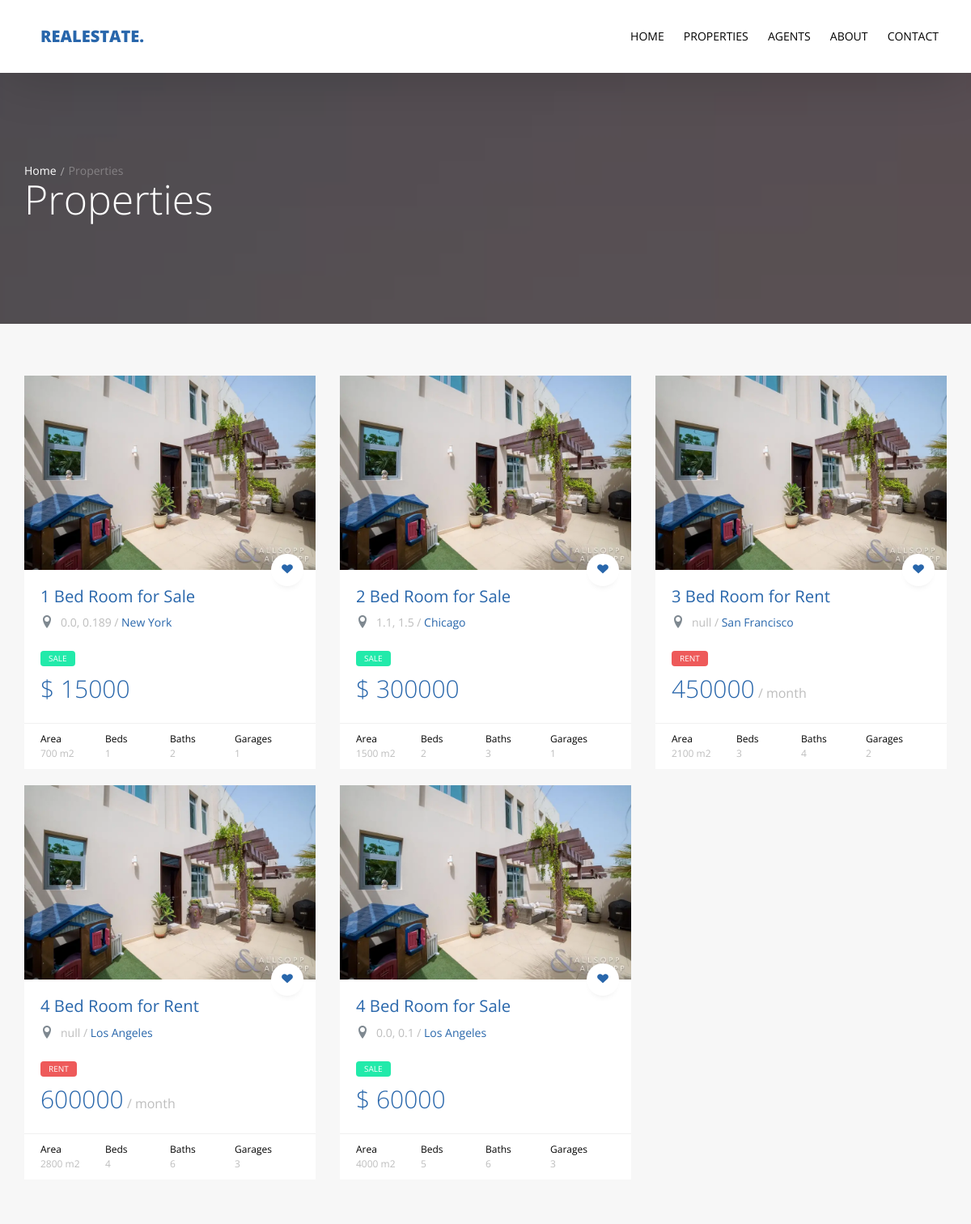
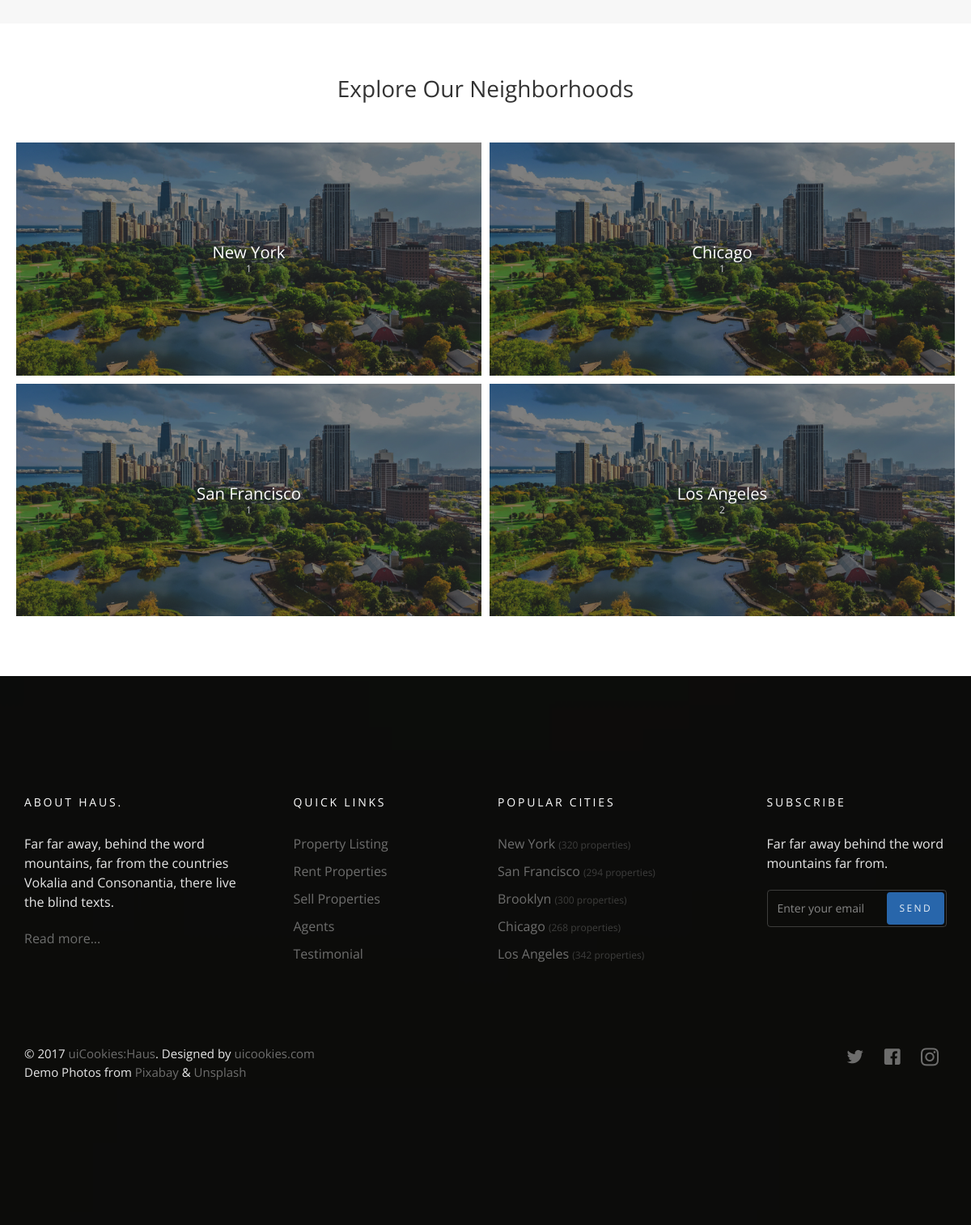
Page /properties/ on the committed database (2 pictures, top to bottom).
### properties/models.py (models this page shows)
class Property(models.Model):
    name = models.CharField(max_length=150)
    location = models.CharField(max_length=50, null=True, default="null")
    state = models.ForeignKey('States', null=True, on_delete=models.SET_NULL)
    type = models.CharField(choices=pr_type, max_length=50)
    price = models.PositiveIntegerField()
    area = models.PositiveIntegerField()
    beds = models.PositiveIntegerField()
    baths = models.PositiveIntegerField()
    garages = models.PositiveIntegerField()
    image = models.ImageField(upload_to='property_images/', default='property_images/default.png')
    ads_id = models.CharField(max_length=8, default=ads_keys, editable=True)
    featured = models.CharField(choices=pr_featured, max_length=50, default="No")
    def __str__(self):
        return self.name
    class Meta:
        verbose_name = "Property"
        verbose_name_plural = "Properties"

class States(models.Model):
    name = models.CharField(max_length=50)
    image = models.ImageField(upload_to='state_images/', default='state_images/default.png')
    def __str__(self):
        return self.name
    class Meta:
        verbose_name = "State"
        verbose_name_plural = "States"

### properties/views.py (the view)
# urls.py: path('', property_list, name='property_list'),
def property_list(request):
    property_list = Property.objects.all()
    state_list = States.objects.annotate(property_count=Count('property')).values('name', 'property_count', 'image',
                                                                                  'id')
    template = 'properties/list.html'
    address_query = request.POST.get('q')
    print(address_query)
    property_type = request.POST.getlist('property_type', None)
    print(property_type)
    if address_query and property_type:
        property_list = property_list.filter(
            Q(name__icontains=address_query) &
            Q(type__icontains=property_type[0])
        ).distinct()
    context = {
        'property_list': property_list,
        'state_list': state_list,
    }
    return render(request, template, context)

### templates/properties/list.html (shortened to what this page needs)
{% extends 'base.html' %}
{% load static %}
{% block body %}
  <section class="probootstrap-slider flexslider2 page-inner">
    <div class="overlay"></div>
    <div class="probootstrap-wrap-banner">
      <div class="container">
        <div class="row">
          <div class="col-md-8">
            <div class="page-title probootstrap-animate">
              <div class="probootstrap-breadcrumbs">
                <a href="#">Home</a><span>Properties</span>
              </div>
              <h1>Properties</h1>
            </div>
          </div>
        </div>
      </div>
    </div>
    <ul class="slides">
      <li style="background-image: url({% static 'img/slider_1.jpg' %});"></li>
    </ul>
  </section>
  <section class="probootstrap-section probootstrap-section-lighter">
    <div class="container">
      <div class="row">
          {% for property in property_list %}
            <div class="col-md-4 col-sm-6">
          <div class="probootstrap-card probootstrap-listing">
            <div class="probootstrap-card-media">
              <img src="{{property.image.url}}" class="img-responsive" alt="Free HTML5 Template by uicookies.com">
              <a href="#" class="probootstrap-love"><i class="icon-heart"></i></a>
            </div>
            <div class="probootstrap-card-text">
                <h2 class="probootstrap-card-heading"><a href="{% url 'properties:property_detail' property.id %}">{{property}}</a></h2>
                <div class="probootstrap-listing-location">
                    <i class="icon-location2"></i> <span>{{property.location}} / <a href="{% url 'properties:property_neighbors' property.state_id %}">{{property.state}}</a></span>
                </div>
                {% ifequal property.type 'Sale' %}
                    <div class="probootstrap-listing-category for-sale"><span>{{property.type}}</span></div>
                    <div class="probootstrap-listing-price"><strong>$ {{property.price}}</strong></div>
                {% endifequal %}
                {% ifequal property.type 'Rent' %}
                    <div class="probootstrap-listing-category for-rent"><span>{{ property.type }}</span></div>
                    <div class="probootstrap-listing-price"><strong>{{ property.price }}</strong> / month</div>
                {% endifequal %}
            </div>
            <div class="probootstrap-card-extra">
              <ul>
                <li>
                  Area
                  <span>{{property.area}} m2</span>
                </li>
                <li>
                  Beds
                  <span>{{ property.beds }}</span>
                </li>
                <li>
                  Baths
                  <span>{{ property.baths }}</span>
                </li>
                <li>
                  Garages
                  <span>{{ property.garages }}</span>
                </li>
              </ul>
            </div>
          </div>
        </div>
          {% endfor %}
      </div>
    </div>
  </section>
    <section class="probootstrap-section">
    <div class="container">
      <div class="row heading">
        <h2 class="mt0 mb50 text-center">Explore Our Neighborhoods</h2>
      </div>
      <div class="row probootstrap-gutter10">
        {% for state in state_list %}
           <div class="col-md-6 col-sm-6">
                <a href="{% url 'properties:property_neighbors' state.id %}" class="probootstrap-hover-overlay">
                    <div class="probootstrap-card-media">
                    <img src="/media/{{ state.image }}" alt="Free Bootstrap Template by uicookies.com" class="img-responsive">
                    </div>
                <div class="probootstrap-text-overlay">
                    <h3>{{state.name}}</h3>
                    <p>{{state.property_count}}</p>
                </div>
                </a>
            </div>
        {% endfor %}
      </div>
    </div>
  </section>
{% endblock %}

### rows in the picture
Property: image (picture), name "1 Bed Room for Sale", location "0.0, 0.189", state "New York", type "SALE", price "15000", area "700", beds "1", baths "2", garages "1"
Property: image (picture), name "2 Bed Room for Sale", location "1.1, 1.5", state "Chicago", type "SALE", price "300000", area "1500", beds "2", baths "3", garages "1"
Property: image (picture), name "3 Bed Room for Rent", location "null", state "San Francisco", type "RENT", price "450000", area "2100", beds "3", baths "4", garages "2"
Property: image (picture), name "4 Bed Room for Rent", location "null", state "Los Angeles", type "RENT", price "600000", area "2800", beds "4", baths "6", garages "3"
Property: image (picture), name "4 Bed Room for Sale", location "0.0, 0.1", state "Los Angeles", type "SALE", price "60000", area "4000", beds "5", baths "6", garages "3"
States: name "New York", property_count "1"
States: name "Chicago", property_count "1"
States: name "San Francisco", property_count "1"
States: name "Los Angeles", property_count "2"
